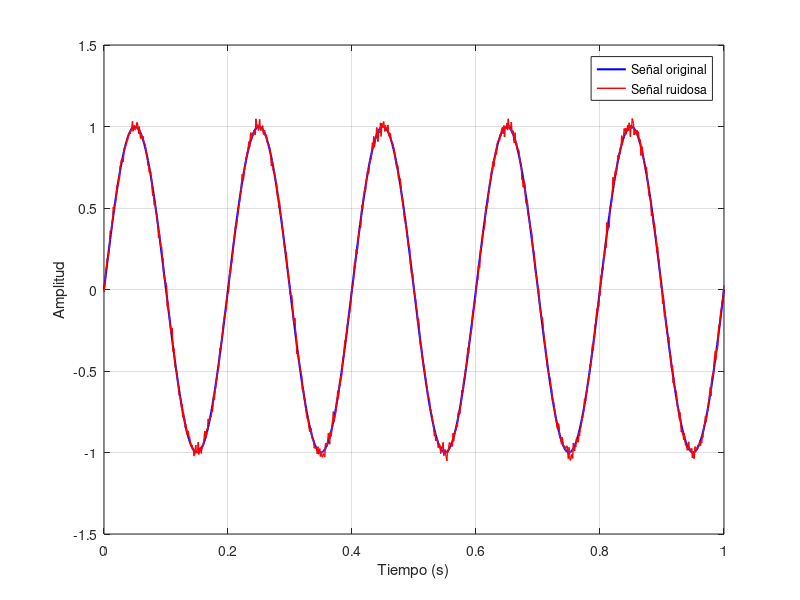

MATLAB code to generate this figure:
clc;
clear;
close all;

% 1. Parámetros de la señal

t = 0:0.001:1;           % Vector de tiempo
f = 5;                   % Frecuencia de la señal (Hz)
x = sin(2*pi*f*t);       % Señal senoidal

% 2. Nivel de SNR deseado
SNR_dB = 30;                             % Nivel de SNR en dB deseado
P_signal = mean(x.^2);                   % Potencia de la señal
P_signal_dB = 10 * log10(P_signal);      % Potencia de la señal en dB

% 3. Calcular potencia del ruido para lograr ese SNR
P_noise = P_signal / (10^(SNR_dB/10));   % Potencia en valor lineal
P_noise_dB = P_signal_dB - SNR_dB;       % Potencia del ruido en dB

% 4. Generar señal con ruido
n = sqrt(P_noise) * randn(size(t));      % Ruido blanco gaussiano
y = x + n;                               % Señal ruidosa

% 5. Estimación de SNR en dB
error = y - x;                       
P_error = mean(error.^2);         
SNR_estimado_dB = 10*log10(P_signal / P_error);
disp(['Potencia de la señal:      ', num2str(P_signal, '%.4f'), ' (', num2str(P_signal_dB, '%.2f'), ' dB)']);
disp(['Potencia del ruido:        ', num2str(P_noise, '%.4f'), ' (', num2str(P_noise_dB, '%.2f'), ' dB)']);
disp(['SNR diseñado:              ', num2str(SNR_dB), ' dB']);
disp(['SNR estimado (medido):     ', num2str(SNR_estimado_dB, '%.2f'), ' dB']);

figure;
plot(t, x, 'b', 'LineWidth', 1.5); hold on;
plot(t, y, 'r', 'LineWidth', 1);
legend('Señal original', 'Señal ruidosa');
xlabel('Tiempo (s)');
ylabel('Amplitud');
grid on;
